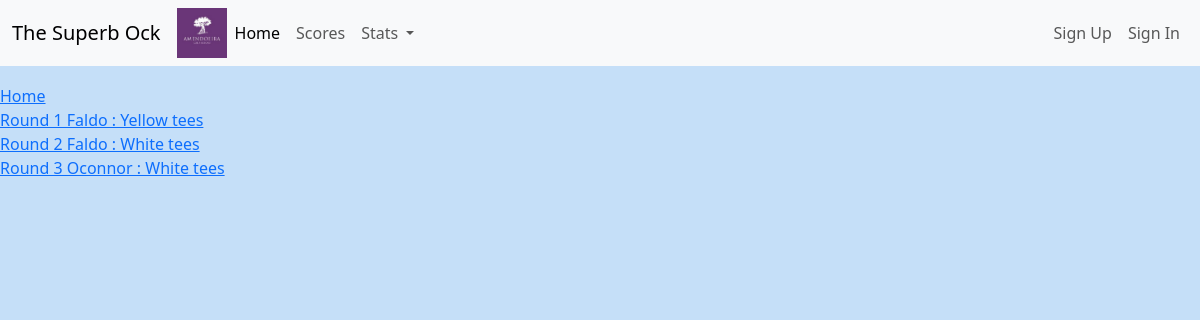
Screenshot of /scoringreadlist/ with the database file from the repository.
### courses/models.py (models this page shows)
class Round(models.Model):
    course = models.CharField(max_length=10)
    tees = models.CharField(max_length=7)
    round_number = models.IntegerField(default=1)
    def __str__(self) -> str:
        return 'Round ' + str(self.round_number) + ' ' + str(self.course) + ' : ' + str(self.tees) + ' tees'

### courses/views.py (the view)
# urls.py: path('scoringreadlist/', views.scoringreadlist ,name='scoringreadlist'),
def scoringreadlist(request):
    round = Round.objects.all()
    return render(request, 'courses/scoringreadlist.html', {'round': round})

### courses/templates/courses/scoringreadlist.html (shortened to what this page needs)
{% extends 'courses/base.html' %}
{% block content %}
<a href="{% url 'home' %}">Home</a><br>
{% for play in round %}
<a href="{{play.round_number}}">{{play}}</a>
<br>
{% endfor %}
{% endblock %}

### courses/static/courses/styles.css (style rules this page uses)
body { background-color: #C5DFF8; padding-top: 60px; }

### rows the page displays
Round: round_number+course+tees "Round 1 Faldo : Yellow tees"
Round: round_number+course+tees "Round 2 Faldo : White tees"
Round: round_number+course+tees "Round 3 Oconnor : White tees"
